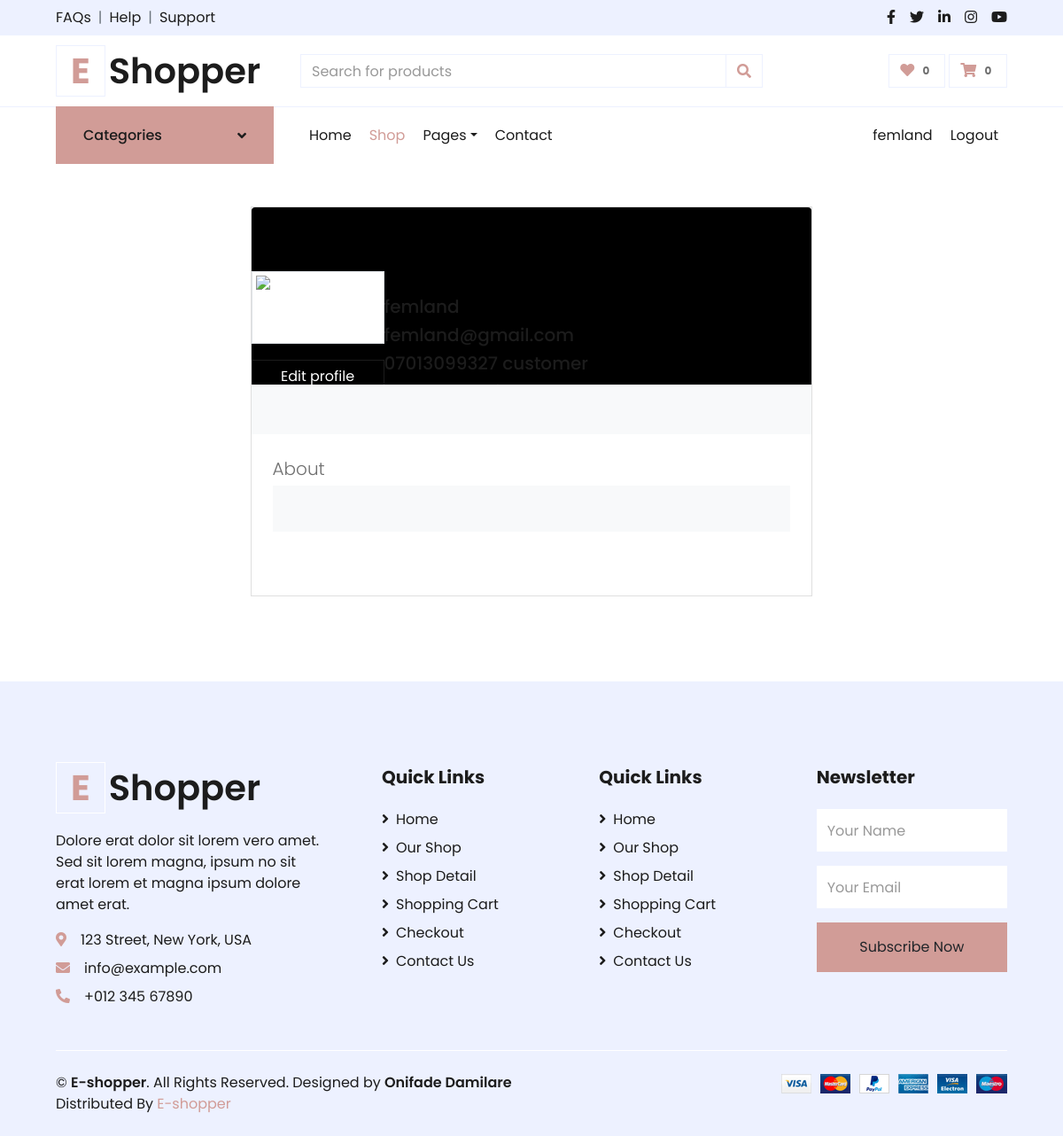
The page /accounts/profile/ (signed in) on the database its author committed.
### accounts/models.py (models this page shows, shortened)
class CustomUser(AbstractBaseUser,PermissionsMixin):
    email = models.EmailField(verbose_name=_("Email"), max_length=254,unique=True)
    name = models.CharField(verbose_name=_("Name"), max_length=80,)
    role = models.CharField(max_length=10,choices=Role,default='customer')
    phone_number =models.CharField(max_length=342,null=True,blank=True,unique=True)
    country = models.CharField(max_length=234,blank=True,null=True)
    created_at = models.DateTimeField(auto_now_add=True)
    updated_at = models.DateTimeField(auto_now=True)
    is_staff= models.BooleanField(default=False)
    is_superuser = models.BooleanField(default=False)
    is_active = models.BooleanField(default=True)
    USERNAME_FIELD = 'email'
    objects = CustomUserManager()

### accounts/views.py (the view)
# urls.py: path('profile/',views.dashboard,name='dashboard'),
def dashboard(request):
    profile = UserProfile.objects.get(user=request.user)
    return render(request,'accounts/registration/profile.html',{'profile':profile})

### commerce/context_processor.py (called while the page is built)
def category_list(request):
    return {"category":Category.objects.all()}

### templates/accounts/registration/profile.html (shortened to what this page needs)
{% extends "../../base/base.html" %}
{% block content %}
<section class="h-100 gradient-custom-2">
    <div class="container py-5 h-100">
      <div class="row d-flex justify-content-center align-items-center h-100">
        <div class="col col-lg-9 col-xl-7">
          <div class="card">
            <div class="rounded-top text-white d-flex flex-row" style="background-color: #000; height:200px;">
              <div class="ms-4 mt-5 d-flex flex-column" style="width: 150px;">
                <img src="{{ profile.images.url }}"
                  alt="Generic placeholder image" class="img-fluid img-thumbnail mt-4 mb-2"
                  style="width: 150px; z-index: 1">
                <a type="button" href="{% url 'accounts:edit_details' %}" class="btn btn-outline-dark text-white" style="margin-top:10px ;" data-mdb-ripple-color="dark"
                  style="z-index: 1;">
                  Edit profile
                </a>
              </div>
              <div class="ms-3" style="margin-top: 100px;">
                <h5>{{request.user.name}} </h5>
                <h5>{{request.user.email}} </h5>
                <h5>{{request.user.phone_number}} {{request.user.role}}</h5>
                <h5>{{request.user.country}} </h5>
              </div>
            </div>
            <div class="p-4 text-black" style="background-color: #f8f9fa;">
              <div class="d-flex justify-content-end text-center py-1">
              </div>
            </div>
            <div class="card-body p-4 text-black">
              <div class="mb-5">
                <p class="lead fw-normal mb-1">About</p>
                <div class="p-4" style="background-color: #f8f9fa;">
                </div>
              </div>
            </div>
          </div>
        </div>
      </div>
    </div>
{% endblock %}

### templates/base/base.html (shortened to what this page needs)
{% load crispy_forms_tags %}
{% load mptt_tags %}
{% load static %}
<!DOCTYPE html>
<html lang="en">
<head>
    <link href="https://cdnjs.cloudflare.com/ajax/libs/font-awesome/5.10.0/css/all.min.css" rel="stylesheet">
    <link href="{% static 'lib/owlcarousel/assets/owl.carousel.min.css' %}" rel="stylesheet">
    <link href="{% static 'css/style.css' %}" rel="stylesheet">
</head>
<body>
    <div class="container-fluid">
        <div class="row bg-secondary py-2 px-xl-5">
            <div class="col-lg-6 d-none d-lg-block">
                <div class="d-inline-flex align-items-center">
                    <a class="text-dark" href="">FAQs</a>
                    <span class="text-muted px-2">|</span>
                    <a class="text-dark" href="">Help</a>
                    <span class="text-muted px-2">|</span>
                    <a class="text-dark" href="">Support</a>
                </div>
            </div>
            <div class="col-lg-6 text-center text-lg-right">
                <div class="d-inline-flex align-items-center">
                    <a class="text-dark px-2" href="">
                        <i class="fab fa-facebook-f"></i>
                    </a>
                    <a class="text-dark px-2" href="">
                        <i class="fab fa-twitter"></i>
                    </a>
                    <a class="text-dark px-2" href="">
                        <i class="fab fa-linkedin-in"></i>
                    </a>
                    <a class="text-dark px-2" href="">
                        <i class="fab fa-instagram"></i>
                    </a>
                    <a class="text-dark pl-2" href="">
                        <i class="fab fa-youtube"></i>
                    </a>
                </div>
            </div>
        </div>
        <div class="row align-items-center py-3 px-xl-5">
            <div class="col-lg-3 d-none d-lg-block">
                <a href="" class="text-decoration-none">
                    <h1 class="m-0 display-5 font-weight-semi-bold"><span class="text-primary font-weight-bold border px-3 mr-1">E</span>Shopper</h1>
                </a>
            </div>
            <div class="col-lg-6 col-6 text-left">
                <form action="">
                    <div class="input-group">
                        <input type="text" class="form-control" placeholder="Search for products">
                        <div class="input-group-append">
                            <span class="input-group-text bg-transparent text-primary">
                                <i class="fa fa-search"></i>
                            </span>
                        </div>
                    </div>
                </form>
            </div>
            <div class="col-lg-3 col-6 text-right">
                <a href="" class="btn border">
                    <i class="fas fa-heart text-primary"></i>
                    <span class="badge">0</span>
                </a>
                <a href="" class="btn border">
                    <i class="fas fa-shopping-cart text-primary"></i>
                    <span class="badge">0</span>
                </a>
            </div>
        </div>
    </div>
    <div class="container-fluid">
        <div class="row border-top px-xl-5">
            <div class="col-lg-3 d-none d-lg-block">
                <a class="btn shadow-none d-flex align-items-center justify-content-between bg-primary text-white w-100" data-toggle="collapse" href="#navbar-vertical" style="height: 65px; margin-top: -1px; padding: 0 30px;">
                    <h6 class="m-0">Categories</h6>
                    <i class="fa fa-angle-down text-dark"></i>
                </a>
            </div>
            <div class="col-lg-9">
                <nav class="navbar navbar-expand-lg bg-light navbar-light py-3 py-lg-0 px-0">
                    <div class="collapse navbar-collapse justify-content-between" id="navbarCollapse">
                        <div class="navbar-nav mr-auto py-0">
                            <a href="{% url 'commerce:index' %}" class="nav-item nav-link">Home</a>
                            <a href="#" class="nav-item nav-link active">Shop</a>
                            <div class="nav-item dropdown">
                                <a href="#" class="nav-link dropdown-toggle" data-toggle="dropdown">Pages</a>
                            </div>
                            <a href="#" class="nav-item nav-link">Contact</a>
                        </div>
                        {% if request.user.is_authenticated %}
                        <div class="navbar-nav ml-auto py-0">
                            <a href="{% url 'accounts:dashboard' %}" class="nav-item nav-link"> {{ request.user.name }}</a>
                            <a href="{% url 'accounts:logout' %}" class="nav-item nav-link"> Logout</a>
                        </div>
                        {% else %}
                        <div class="navbar-nav ml-auto py-0">
                            <a href="{% url 'accounts:login' %}" class="nav-item nav-link">Login</a>
                            <a href="{% url 'accounts:register' %}" class="nav-item nav-link">Register</a>
                        </div>
                        {% endif %}
                    </div>
                </nav>
            </div>
        </div>
    </div>
    {% block content %}
    {%  endblock %}
    <div class="container-fluid bg-secondary text-dark mt-5 pt-5">
        <div class="row px-xl-5 pt-5">
            <div class="col-lg-4 col-md-12 mb-5 pr-3 pr-xl-5">
                <a href="" class="text-decoration-none">
                    <h1 class="mb-4 display-5 font-weight-semi-bold"><span class="text-primary font-weight-bold border border-white px-3 mr-1">E</span>Shopper</h1>
                </a>
                <p>Dolore erat dolor sit lorem vero amet. Sed sit lorem magna, ipsum no sit erat lorem et magna ipsum dolore amet erat.</p>
                <p class="mb-2"><i class="fa fa-map-marker-alt text-primary mr-3"></i>123 Street, New York, USA</p>
                <p class="mb-2"><i class="fa fa-envelope text-primary mr-3"></i>info@example.com</p>
                <p class="mb-0"><i class="fa fa-phone-alt text-primary mr-3"></i>+012 345 67890</p>
            </div>
            <div class="col-lg-8 col-md-12">
                <div class="row">
                    <div class="col-md-4 mb-5">
                        <h5 class="font-weight-bold text-dark mb-4">Quick Links</h5>
                        <div class="d-flex flex-column justify-content-start">
                            <a class="text-dark mb-2" href="#"><i class="fa fa-angle-right mr-2"></i>Home</a>
                            <a class="text-dark mb-2" href="#"><i class="fa fa-angle-right mr-2"></i>Our Shop</a>
                            <a class="text-dark mb-2" href="#"><i class="fa fa-angle-right mr-2"></i>Shop Detail</a>
                            <a class="text-dark mb-2" href="#"><i class="fa fa-angle-right mr-2"></i>Shopping Cart</a>
                            <a class="text-dark mb-2" href="#"><i class="fa fa-angle-right mr-2"></i>Checkout</a>
                            <a class="text-dark" href="#"><i class="fa fa-angle-right mr-2"></i>Contact Us</a>
                        </div>
                    </div>
                    <div class="col-md-4 mb-5">
                        <h5 class="font-weight-bold text-dark mb-4">Quick Links</h5>
                        <div class="d-flex flex-column justify-content-start">
                            <a class="text-dark mb-2" href="#"><i class="fa fa-angle-right mr-2"></i>Home</a>
                            <a class="text-dark mb-2" href="#"><i class="fa fa-angle-right mr-2"></i>Our Shop</a>
                            <a class="text-dark mb-2" href="#"><i class="fa fa-angle-right mr-2"></i>Shop Detail</a>
                            <a class="text-dark mb-2" href="#"><i class="fa fa-angle-right mr-2"></i>Shopping Cart</a>
                            <a class="text-dark mb-2" href="#"><i class="fa fa-angle-right mr-2"></i>Checkout</a>
                            <a class="text-dark" href="#"><i class="fa fa-angle-right mr-2"></i>Contact Us</a>
                        </div>
                    </div>
                    <div class="col-md-4 mb-5">
                        <h5 class="font-weight-bold text-dark mb-4">Newsletter</h5>
                        <form action="">
                            <div class="form-group">
                                <input type="text" class="form-control border-0 py-4" placeholder="Your Name" required="required" />
                            </div>
                            <div class="form-group">
                                <input type="email" class="form-control border-0 py-4" placeholder="Your Email"
                                    required="required" />
                            </div>
                            <div>
                                <button class="btn btn-primary btn-block border-0 py-3" type="submit">Subscribe Now</button>
                            </div>
                        </form>
                    </div>
                </div>
            </div>
        </div>
        <div class="row border-top border-light mx-xl-5 py-4">
            <div class="col-md-6 px-xl-0">
                <p class="mb-md-0 text-center text-md-left text-dark">
                    &copy; <a class="text-dark font-weight-semi-bold" href="#">E-shopper</a>. All Rights Reserved. Designed
                    by
                    <a class="text-dark font-weight-semi-bold" href="https://htmlcodex.com">Onifade Damilare</a><br>
                    Distributed By <a href="https://themewagon.com" target="_blank">E-shopper</a>
                </p>
            </div>
            <div class="col-md-6 px-xl-0 text-center text-md-right">
                <img class="img-fluid" src="{% static 'img/payments.png' %}" alt="">
            </div>
        </div>
    </div>
</body>
</html>

### rows shown on the page
CustomUser: user.name "femland", user.phone_number "07013099327", user.role "customer"
